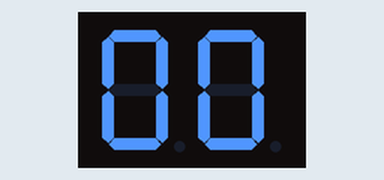
The program below on a simulated ATmega32, built with avr-gcc and emulated at 8 MHz. On the bench: 2-digit seven-segment display. Wiring (inferred from the names in the program): 2-digit 7-segment display, segments lit when HIGH: segments PB0, PB1, PB2, PB3, PB4, PB5, PB6; digit selects PC1, PC0. The segment pins are drawn as the display they are named for. At 5.0 s the program stops and its outputs stay as they are.

Above: at 0.11 s.
At 2.02 s:
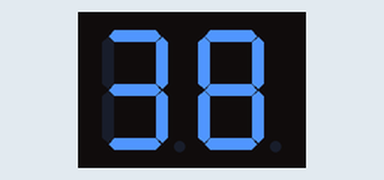
At 2.52 s:
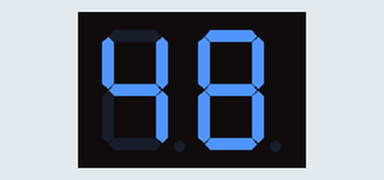
At 3.03 s:
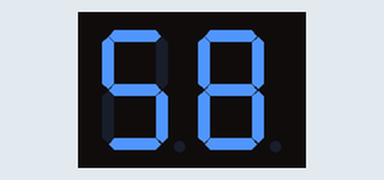
At 4.51 s:
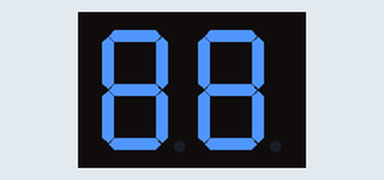
At 5.0 s:
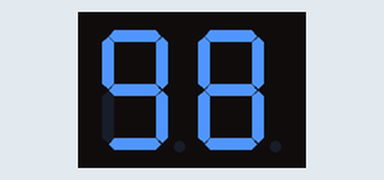

The program:

main.c
```c
#define F_CPU 8000000UL
#include "STD_TYPES.h"
#include "BIT_MATH.h"
#include "DIO.h"
#include "segment.h"
#include <avr/io.h>
#include <util/delay.h>

u8 s[] = {
    0x3F, 0x06, 0x5B, 0x4F, 0x66,
      0x6D, 0x7D, 0x07, 0x7F, 0x6F
};

void displaynumber(u8 digit) {
    DIO_SetPinValue(SEG_PORT, SEG_PIN_A, (s[digit] & 0x01));
    DIO_SetPinValue(SEG_PORT, SEG_PIN_B, (s[digit] & 0x02) >> 1);
    DIO_SetPinValue(SEG_PORT, SEG_PIN_C, (s[digit] & 0x04) >> 2);
    DIO_SetPinValue(SEG_PORT, SEG_PIN_D, (s[digit] & 0x08) >> 3);
    DIO_SetPinValue(SEG_PORT, SEG_PIN_E, (s[digit] & 0x10) >> 4);
    DIO_SetPinValue(SEG_PORT, SEG_PIN_F, (s[digit] & 0x20) >> 5);
    DIO_SetPinValue(SEG_PORT, SEG_PIN_G, (s[digit] & 0x40) >> 6);
}

int main(void) {
    DIO_SetPinDirection(SEG_PORT, SEG_PIN_A, DIO_OUTPUT);
    DIO_SetPinDirection(SEG_PORT, SEG_PIN_B, DIO_OUTPUT);
    DIO_SetPinDirection(SEG_PORT, SEG_PIN_C, DIO_OUTPUT);
    DIO_SetPinDirection(SEG_PORT, SEG_PIN_D, DIO_OUTPUT);
    DIO_SetPinDirection(SEG_PORT, SEG_PIN_E, DIO_OUTPUT);
    DIO_SetPinDirection(SEG_PORT, SEG_PIN_F, DIO_OUTPUT);
    DIO_SetPinDirection(SEG_PORT, SEG_PIN_G, DIO_OUTPUT);

    DIO_SetPinDirection(DG_PORT,DG_PIN_ONES , DIO_OUTPUT);
    DIO_SetPinDirection(DG_PORT, DG_PIN_TENS , DIO_OUTPUT);

    for (u8 i = 0; i < 100; i++) {
        u8 x = i % 10;
        u8 y = i/10;

        DIO_SetPinValue(DG_PORT,DG_PIN_ONES , DIO_HIGH);
        DIO_SetPinValue(DG_PORT,DG_PIN_TENS , DIO_LOW);
        displaynumber(x);
        _delay_ms(25);

        DIO_SetPinValue(DG_PORT, DG_PIN_ONES , DIO_LOW);
        DIO_SetPinValue(DG_PORT, DG_PIN_TENS, DIO_HIGH);
        displaynumber(y);
        _delay_ms(25);
    }
}
```

segment.h
```c
#ifndef SEGMENT_H_
#define SEGMENT_H_

#define SEG_PORT             DIO_PORTB
#define SEG_PIN_A            DIO_PIN0
#define SEG_PIN_B            DIO_PIN1
#define SEG_PIN_C            DIO_PIN2
#define SEG_PIN_D            DIO_PIN3
#define SEG_PIN_E            DIO_PIN4
#define SEG_PIN_F            DIO_PIN5
#define SEG_PIN_G            DIO_PIN6

#define DG_PORT         DIO_PORTC
#define DG_PIN_ONES     DIO_PIN0
#define DG_PIN_TENS     DIO_PIN1

void displaynumber(u8 digit);


#endif /* SEGMENT_H_ */
```

BIT_MATH.h
```c
#ifndef BIT_MATH_H_
#define BIT_MATH_H_

#define SET_BIT(var,bit)  var |=(1<<bit)
#define CLR_BIT(var,bit)  var &=~(1<<bit)
#define TOG_BIT(var,bit)  var ^= (1<<bit)
#define GET_BIT(var,bit) ((var>>bit) & 1)


#endif
```

DIO.c
```c
#include"STD_TYPES.h"
#include"BIT_MATH.h"
#include"DIO.h"
#include <avr/io.h>
#include <util/delay.h>

void DIO_SetPinDirection(u8 u8PortIDcopy,u8 u8PinIDcopy,u8 u8PinDircopy){
	if((u8PortIDcopy<=DIO_PORTD)&& (u8PinIDcopy<=DIO_PIN7)){
		if(u8PinDircopy==DIO_OUTPUT){
					switch(u8PortIDcopy)
					{
					case DIO_PORTA:SET_BIT(DDRA,u8PinIDcopy);break;
					case DIO_PORTB:SET_BIT(DDRB,u8PinIDcopy);break;
					case DIO_PORTC:SET_BIT(DDRC,u8PinIDcopy);break;
					case DIO_PORTD:SET_BIT(DDRD,u8PinIDcopy);break;
					}
				}
				else if (u8PinDircopy==DIO_INPUT){
					switch(u8PortIDcopy)
					{
					case DIO_PORTA:CLR_BIT(DDRA,u8PinIDcopy);break;
					case DIO_PORTB:CLR_BIT(DDRB,u8PinIDcopy);break;
					case DIO_PORTC:CLR_BIT(DDRC,u8PinIDcopy);break;
					case DIO_PORTD:CLR_BIT(DDRD,u8PinIDcopy);break;
				}
			}
				else{}}}


void DIO_SetPortDirection(u8 u8PortIDcopy,u8 u8PortDircopy){

			switch(u8PortIDcopy)
						{
					case DIO_PORTA:DDRA=u8PortDircopy;break;
					case DIO_PORTB:DDRB=u8PortDircopy;break;
					case DIO_PORTC:DDRC=u8PortDircopy;break;
					case DIO_PORTD:DDRD=u8PortDircopy;break;
						}
					}

void DIO_SetPinValue(u8 u8PortIDcopy,u8 u8PinIDcopy,u8 u8PinValuecopy){
	if((u8PortIDcopy<=DIO_PORTD)&& (u8PinIDcopy<=DIO_PIN7)){
			if(u8PinValuecopy==DIO_HIGH){
				switch(u8PortIDcopy)
									{
						case DIO_PORTA:SET_BIT(PORTA,u8PinIDcopy);break;
						case DIO_PORTB:SET_BIT(PORTB,u8PinIDcopy);break;
						case DIO_PORTC:SET_BIT(PORTC,u8PinIDcopy);break;
						case DIO_PORTD:SET_BIT(PORTD,u8PinIDcopy);break;
									}
							}
	else if (u8PinValuecopy==DIO_LOW){
						switch(u8PortIDcopy)
						{
						case DIO_PORTA:CLR_BIT(PORTA,u8PinIDcopy);break;
						case DIO_PORTB:CLR_BIT(PORTB,u8PinIDcopy);break;
						case DIO_PORTC:CLR_BIT(PORTC,u8PinIDcopy);break;
						case DIO_PORTD:CLR_BIT(PORTD,u8PinIDcopy);break;
					}
				}}
					else{}
	}
void DIO_SetPortValue(u8 u8PortIDcopy,u8 u8PortValuecopy){

			switch(u8PortIDcopy)
							{
							case DIO_PORTA:PORTA=u8PortValuecopy;break;
							case DIO_PORTB:PORTB=u8PortValuecopy;break;
							case DIO_PORTC:PORTC=u8PortValuecopy;break;
							case DIO_PORTD:PORTD=u8PortValuecopy;break;
							}
						}

u8 DIO_GetPinValue(u8 u8PortIDcopy,u8 u8PinIDcopy){
	u8 u8ResultLocal;
	if((u8PortIDcopy<=DIO_PORTD)&& (u8PinIDcopy<=DIO_PIN7)){
					switch(u8PortIDcopy)
					{
					case DIO_PORTA:u8ResultLocal=GET_BIT(PINA,u8PinIDcopy);break;
					case DIO_PORTB:u8ResultLocal=GET_BIT(PINB,u8PinIDcopy);break;
					case DIO_PORTC:u8ResultLocal=GET_BIT(PINC,u8PinIDcopy);break;
					case DIO_PORTD:u8ResultLocal=GET_BIT(PIND,u8PinIDcopy);break;
					}
	}
					else{}
	return u8ResultLocal;
}
```

DIO.h
```c
#ifndef DIO_H_
#define DIO_H_


#define DIO_PORTA 0
#define DIO_PORTB 1
#define DIO_PORTC 2
#define DIO_PORTD 3

#define DIO_PIN0 0
#define DIO_PIN1 1
#define DIO_PIN2 2
#define DIO_PIN3 3
#define DIO_PIN4 4
#define DIO_PIN5 5
#define DIO_PIN6 6
#define DIO_PIN7 7

#define DIO_INPUT 0
#define DIO_OUTPUT 1

#define DIO_HIGH 1
#define DIO_LOW 0

#define DIO_PORT_INPUT   0
#define DIO_PORT_OUTPUT  0xff

#define DIO_PIN_HIGH  1
#define DIO_PIN_LOW  0

#define DIO_PORT_HIGH  0xff
#define DIO_PORT_LOW  0

void DIO_SetPortDirection(u8 u8PortIdCopy, u8 u8PortDirCopy);
//set pin direction
void DIO_SetPinDirection(u8 u8PortIdCopy,u8 u8PinIdCopy, u8 u8PinDirCopy);
//set port value
void DIO_SetPortValue(u8 u8PortIdCopy, u8 u8PortValCopy);
//set pin value
void DIO_SetPinValue(u8 u8PortIdCopy,u8 u8PinIdCopy, u8 u8PinValCopy);
//get pin value
u8 DIO_GetPinValue(u8 u8PortIdCopy,u8 u8PinIdCopy);

#endif /* DIO_H_ */
```

STD_TYPES.h
```c
#ifndef STD_TYPES_H_
#define STD_TYPES_H_

/*Types For unsigned Data [1 Byte : 4 Bytes]*/
typedef unsigned char        u8  ;
typedef unsigned short int   u16 ;
typedef unsigned long  int   u32 ;

/*Types For signed Data [1 Byte : 4 Bytes]*/
typedef signed char        s8  ;
typedef signed short int   s16 ;
typedef signed long  int   s32 ;

/*Types For Float Data [4 Byte : 8 Bytes]*/
typedef float              f32 ;
typedef double             f64 ;

#endif
```
